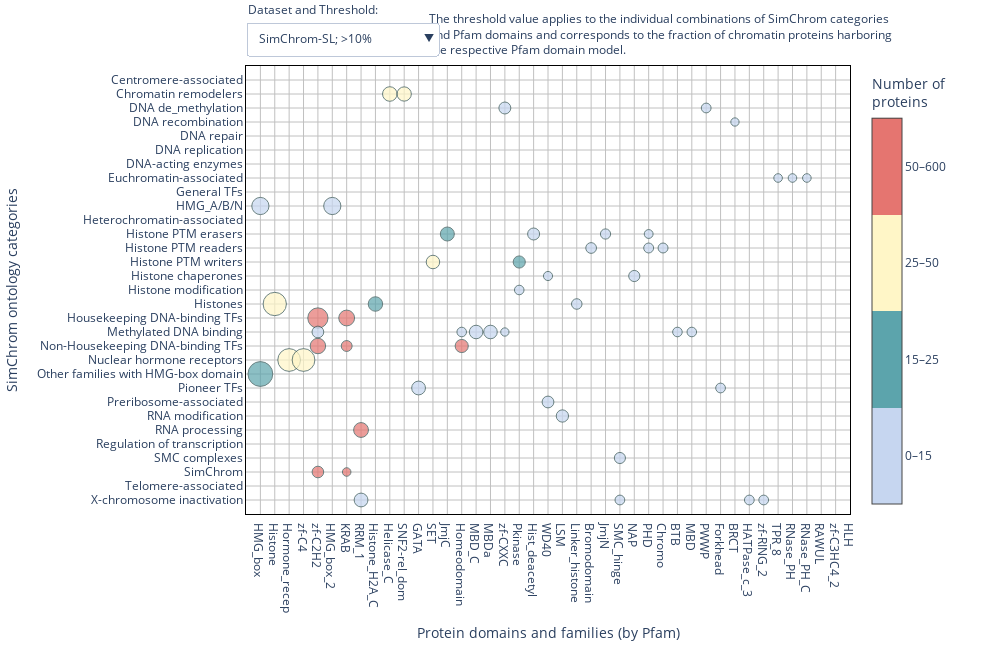

The notebook cell saved with this chart:
### Code cell
import numpy as np
import pandas as pd
import plotly.graph_objects as go

# Load data
df_perc_sl = pd.read_csv("simchrom_sl_domains_percent_0_1.csv", index_col=0).sort_index()
df_size_sl = pd.read_csv("simchrom_sl_domains_number_0_1.csv", index_col=0).sort_index()
df_perc = pd.read_csv("simchrom_domains_percent_0_1.csv", index_col=0).sort_index()
df_size = pd.read_csv("simchrom_domains_number_0_1.csv", index_col=0).sort_index()

column_order = (pd.DataFrame([df_perc.max(),df_perc_sl.max()])//5).T.sort_values([1,0],ascending=False).index

df_perc_sl = df_perc_sl[column_order]
df_size_sl = df_size_sl[column_order]
df_perc = df_perc[column_order]
df_size = df_size[column_order]

def map_color(val):
    if val < 15:
        return 0.2
    elif val < 25:
        return 0.3
    elif val < 50:
        return 0.6
    else:
        return 0.8
    
colorscale = [
    [0.0, "#c6d6f0"],
    [0.25, "#c6d6f0"],
    [0.25, "#5ca4ac"],
    [0.5, "#5ca4ac"],
    [0.5, "#fff6c7"],
    [0.75, "#fff6c7"],
    [0.75, "#e57570"],
    [1.0, "#e57570"],
]

def make_trace(df_perc, df_size, threshold):
    n_rows, n_cols = df_size.shape
    x, y = np.meshgrid(np.arange(n_cols), np.arange(n_rows))
    x = x.flatten()
    y = y.flatten()

    sizes = df_perc.values.flatten()
    colors = df_size.values.flatten()

    mask = sizes >= threshold
    x_all = x[mask]
    y_all = y[mask]
    sizes_all = sizes[mask]
    colors_all = colors[mask]
    color_cats = [map_color(val) for val in colors_all]

    return go.Scatter(
        x=x_all,
        y=y_all,
        text=[
            f"{percent:.1f}%, {num:n} proteins"
            for num, percent in zip(colors_all, sizes_all)
        ],
        name='',
        mode="markers",
        marker=dict(
            color=color_cats,
            colorscale=colorscale,
            cmin=0,
            cmax=1,
            colorbar=dict(
                tickvals=[i/4+1/8 for i in range(4)], 
                ticktext=["0–15","15–25","25–50","50–600"],
                title="Number of<br>proteins"
            ),
            size=sizes_all,
            opacity=0.7,
            sizemode="area",
            sizeref=0.3,
            line_width=1,
            line_color="DarkSlateGrey"
        ),
        showlegend=False,
        visible=False
    )

thresholds = [0.1, 5, 10]
data = []

# Create all traces
for df_p, df_s in [(df_perc, df_size), (df_perc_sl, df_size_sl)]:
    for th in thresholds:
        trace = make_trace(df_p, df_s, th)
        data.append(trace)

# Set default visible trace
data[-1].visible = True

# Dropdowns
n_thresholds = len(thresholds)
thresholds_max_x = [df_size.shape[1],(df_perc_sl.max()>=5).sum()+2,(df_perc_sl.max()>=10).sum()+2]*2
plot_sizes = [1600,1200,1000]*2



    
buttons = []

for i, (ds_label, ds_idx) in enumerate(zip(['SimChrom']*n_thresholds+['SimChrom-SL']*n_thresholds, [0]*n_thresholds+[1]*n_thresholds)):
    th = thresholds[i % 3]
    max_x = thresholds_max_x[i]
    vis = [False] * len(data)
    vis[i] = True
    
    buttons.append(dict(
        label=f"{ds_label}; {'>'+str(th)+'%' if th != 0.1 else 'no threshold'}",
        method="update",
        args=[
            {"visible": vis},
            {"xaxis.range": [-1,max_x], "width":plot_sizes[i]},
        ]
        
    ))
    
    
# Figure
fig = go.Figure(data=data)
fig.update_layout(
    autosize=False,
    width=1000,
    height=650,
    xaxis=dict(
        title="Protein domains and families (by Pfam)",
        tickmode="array",
        tickvals=np.arange(df_size.shape[1]),
        ticktext=df_size.columns,
        gridcolor="silver",
        range=[-1, thresholds_max_x[-1]],
        zeroline=False,
        linewidth=1,
        linecolor="black",
        showline=True,
        mirror=True,
    ),
    yaxis=dict(
        title="SimChrom ontology categories",
        tickmode="array",
        tickvals=np.arange(df_size.shape[0]),
        ticktext=df_size.index,
        gridcolor="silver",
        range=[df_size.shape[0], -1],
        zeroline=False,
        linewidth=1,
        linecolor="black",
        showline=True,
        mirror=True,
    ),
    margin=dict(r=150, t=50),
    plot_bgcolor="white",
    dragmode=False,
    updatemenus=[
        dict(
            buttons=buttons,
            direction="down",
            active=len(buttons) - 1,
            x=0.00,
            y=1.12,
            showactive=True,
            pad={"r": 10, "t": 10},
            xanchor="left",
            yanchor="top",
        ),
        # dict(
        #     buttons=buttons_threshold,
        #     direction="down",
        #     x=0.25,
        #     y=1.15,
        #     showactive=True,
        #     pad={"r": 10, "t": 10},
        #     xanchor="left",
        #     yanchor="top",
        # ),
    ],
    annotations=[
        dict(text="Dataset and Threshold:", x=0, y=1.15, xref="paper", yref="paper", showarrow=False),
        dict(text="The threshold value applies to the individual combinations of SimChrom categories <br>and Pfam domains and corresponds to the fraction of chromatin proteins harboring <br>the respective Pfam domain model.",
             x=0.3, y=1.13, xref="paper", yref="paper", showarrow=False,align="left"),
        
    ]
)


js_snippet = '''
var plot = $('#SHvsPfam_plot');
plot.on('plotly_click', function(data){
    var pts = '';
    var point = data.points[0];
    console.log(plot.layout.xaxis.ticktext[point.x]);
    console.log(plot.layout.yaxis.ticktext[point.y]);
});
'''
config = {
    'scrollZoom': False,  # Disable scroll to zoom
    'modeBarButtonsToRemove': ['zoom2d'],
    'displayModeBar': False,  # Hide the mode bar (toolbar)
    'doubleClick': False,  # Disable double click to reset zoom
    'editable': False,  # Disable edits like moving title and axes
    'staticPlot': False  # Disable all interactivity (makes the plot static)
}

fig.write_html("SHvsPfam_plot.html", full_html=False,div_id='SHvsPfam_plot',include_plotlyjs='js/plotly-2.35.2.min.js',config=config)


fig.show()

### Figure 1 — Plotly figure (JSON) as saved in the notebook; plotly's stock layout.template omitted (floating-point values rounded to 4 significant figures; data arrays with more than 128 entries replaced by an {"elided": "..."} marker saying what was removed)
{"data": [{"marker": {"cmax": 1, "cmin": 0, "color": {"elided": "946 float values"}, "colorbar": {"ticktext": ["0–15", "15–25", "25–50", "50–600"], "tickvals": [0.125, 0.375, 0.625, 0.875], "title": {"text": "Number of<br>proteins"}}, "colorscale": [[0, "#c6d6f0"], [0.25, "#c6d6f0"], [0.25, "#5ca4ac"], [0.5, "#5ca4ac"], [0.5, "#fff6c7"], [0.75, "#fff6c7"], [0.75, "#e57570"], [1, "#e57570"]], "line": {"color": "DarkSlateGrey", "width": 1}, "opacity": 0.7, "size": {"elided": "946 float values"}, "sizemode": "area", "sizeref": 0.3}, "mode": "markers", "name": "", "showlegend": false, "text": {"elided": "946 str values"}, "type": "scatter", "visible": false, "x": {"elided": "946 int values"}, "y": {"elided": "946 int values"}}, {"marker": {"cmax": 1, "cmin": 0, "color": [0.2, 0.6, 0.6, 0.2, 0.2, 0.2, 0.2, 0.2, 0.2, 0.2, 0.2, 0.2, 0.3, 0.2, 0.2, 0.6, 0.6, 0.3, 0.2, 0.2, 0.2, 0.2, 0.2, 0.2, 0.2, 0.2, 0.2, 0.2, 0.2, 0.2, 0.2, 0.2, 0.3, 0.2, 0.2, 0.2, 0.2, 0.2, 0.2, 0.2, 0.2, 0.2, 0.2, 0.2, 0.2, 0.2, 0.3, 0.3, 0.2, 0.2, 0.6, 0.3, 0.2, 0.2, 0.2, 0.2, 0.2, 0.2, 0.2, 0.6, 0.3, 0.6, 0.3, 0.6, 0.3, 0.2, 0.8, 0.8, 0.6, 0.6, 0.6, 0.6, 0.2, 0.2, 0.2, 0.2, 0.2, 0.2, 0.2, 0.2, 0.8, 0.8, 0.8, 0.8, 0.6, 0.6, 0.2, 0.2, 0.6, 0.2, 0.2, 0.2, 0.2, 0.2, 0.2, 0.2, 0.2, 0.8, 0.3, 0.3, 0.8, 0.8, 0.8, 0.8, 0.8, 0.2, 0.8, 0.8, 0.8, 0.2, 0.2, 0.2, 0.2, 0.2, 0.2, 0.2, 0.2, 0.2, 0.2, 0.2, 0.2], "colorbar": {"ticktext": ["0–15", "15–25", "25–50", "50–600"], "tickvals": [0.125, 0.375, 0.625, 0.875], "title": {"text": "Number of<br>proteins"}}, "colorscale": [[0, "#c6d6f0"], [0.25, "#c6d6f0"], [0.25, "#5ca4ac"], [0.5, "#5ca4ac"], [0.5, "#fff6c7"], [0.75, "#fff6c7"], [0.75, "#e57570"], [1, "#e57570"]], "line": {"color": "DarkSlateGrey", "width": 1}, "opacity": 0.7, "size": [5.195, 29.73, 28.83, 9.91, 10.81, 8.108, 21.43, 14.29, 7.143, 5.479, 6.849, 8.219, 5.405, 5.556, 5.051, 19.52, 12.75, 5.976, 6.122, 8.163, 6.78, 5.085, 44.44, 44.44, 6.944, 6.944, 6.944, 5.556, 9.722, 12.5, 5.556, 5.556, 28.85, 21.15, 15.38, 11.54, 7.692, 5.769, 7.692, 5.769, 5.769, 9.615, 5.769, 5.769, 7.692, 6.796, 15.53, 16.5, 13.59, 7.767, 26.53, 21.43, 6.122, 9.184, 6.122, 5.102, 7.143, 12.5, 18.75, 12.7, 8.333, 12.3, 7.54, 81.48, 31.48, 16.67, 58.09, 34.74, 5.699, 6.25, 7.169, 7.353, 17.65, 11.76, 23.53, 23.53, 17.65, 5.882, 11.76, 11.76, 33.37, 16.2, 24.3, 9.19, 77.97, 77.97, 6.78, 5.085, 92.59, 7.407, 28.57, 9.524, 14.29, 9.524, 19.18, 14.81, 18.52, 30.26, 8.333, 7.895, 39.49, 21.55, 13.94, 6.671, 5.337, 18.52, 20.17, 10.96, 7.059, 14.29, 7.143, 7.143, 7.143, 7.143, 7.143, 7.143, 7.143, 14.29, 14.29, 7.143, 7.143], "sizemode": "area", "sizeref": 0.3}, "mode": "markers", "name": "", "showlegend": false, "text": ["5.2%, 12 proteins", "29.7%, 33 proteins", "28.8%, 32 proteins", "9.9%, 11 proteins", "10.8%, 12 proteins", "8.1%, 9 proteins", "21.4%, 3 proteins", "14.3%, 2 proteins", "7.1%, 1 proteins", "5.5%, 4 proteins", "6.8%, 5 proteins", "8.2%, 6 proteins", "5.4%, 18 proteins", "5.6%, 11 proteins", "5.1%, 10 proteins", "19.5%, 49 proteins", "12.7%, 32 proteins", "6.0%, 15 proteins", "6.1%, 3 proteins", "8.2%, 4 proteins", "6.8%, 4 proteins", "5.1%, 3 proteins", "44.4%, 4 proteins", "44.4%, 4 proteins", "6.9%, 5 proteins", "6.9%, 5 proteins", "6.9%, 5 proteins", "5.6%, 4 proteins", "9.7%, 7 proteins", "12.5%, 9 proteins", "5.6%, 4 proteins", "5.6%, 4 proteins", "28.8%, 15 proteins", "21.2%, 11 proteins", "15.4%, 8 proteins", "11.5%, 6 proteins", "7.7%, 4 proteins", "5.8%, 3 proteins", "7.7%, 4 proteins", "5.8%, 3 proteins", "5.8%, 3 proteins", "9.6%, 5 proteins", "5.8%, 3 proteins", "5.8%, 3 proteins", "7.7%, 4 proteins", "6.8%, 7 proteins", "15.5%, 16 proteins", "16.5%, 17 proteins", "13.6%, 14 proteins", "7.8%, 8 proteins", "26.5%, 26 proteins", "21.4%, 21 proteins", "6.1%, 6 proteins", "9.2%, 9 proteins", "6.1%, 6 proteins", "5.1%, 5 proteins", "7.1%, 7 proteins", "12.5%, 4 proteins", "18.8%, 6 proteins", "12.7%, 32 proteins", "8.3%, 21 proteins", "12.3%, 31 proteins", "7.5%, 19 proteins", "81.5%, 44 proteins", "31.5%, 17 proteins", "16.7%, 9 proteins", "58.1%, 316 proteins", "34.7%, 189 proteins", "5.7%, 31 proteins", "6.2%, 34 proteins", "7.2%, 39 proteins", "7.4%, 40 proteins", "17.6%, 6 proteins", "11.8%, 4 proteins", "23.5%, 8 proteins", "23.5%, 8 proteins", "17.6%, 6 proteins", "5.9%, 2 proteins", "11.8%, 4 proteins", "11.8%, 4 proteins", "33.4%, 276 proteins", "16.2%, 134 proteins", "24.3%, 201 proteins", "9.2%, 76 proteins", "78.0%, 46 proteins", "78.0%, 46 proteins", "6.8%, 4 proteins", "5.1%, 3 proteins", "92.6%, 25 proteins", "7.4%, 2 proteins", "28.6%, 6 proteins", "9.5%, 2 proteins", "14.3%, 3 proteins", "9.5%, 2 proteins", "19.2%, 14 proteins", "14.8%, 4 proteins", "18.5%, 5 proteins", "30.3%, 69 proteins", "8.3%, 19 proteins", "7.9%, 18 proteins", "39.5%, 592 proteins", "21.5%, 323 proteins", "13.9%, 209 proteins", "6.7%, 100 proteins", "5.3%, 80 proteins", "18.5%, 5 proteins", "20.2%, 600 proteins", "11.0%, 326 proteins", "7.1%, 210 proteins", "14.3%, 2 proteins", "7.1%, 1 proteins", "7.1%, 1 proteins", "7.1%, 1 proteins", "7.1%, 1 proteins", "7.1%, 1 proteins", "7.1%, 1 proteins", "7.1%, 1 proteins", "14.3%, 2 proteins", "14.3%, 2 proteins", "7.1%, 1 proteins", "7.1%, 1 proteins"], "type": "scatter", "visible": false, "x": [47, 9, 10, 23, 27, 28, 17, 31, 46, 9, 33, 70, 9, 9, 72, 9, 10, 42, 27, 41, 20, 23, 0, 5, 4, 9, 10, 12, 27, 28, 30, 39, 13, 19, 24, 27, 52, 53, 54, 55, 56, 57, 58, 59, 60, 13, 23, 27, 28, 31, 12, 18, 23, 27, 49, 50, 51, 20, 26, 12, 13, 18, 27, 1, 8, 22, 4, 6, 29, 43, 44, 45, 4, 14, 15, 16, 17, 20, 29, 30, 4, 6, 14, 41, 2, 3, 41, 48, 0, 5, 11, 14, 32, 41, 20, 7, 21, 7, 9, 42, 4, 6, 14, 41, 44, 25, 4, 6, 14, 7, 13, 24, 25, 28, 33, 34, 35, 39, 40, 52, 71], "y": [0, 1, 1, 1, 1, 1, 2, 2, 2, 3, 3, 3, 4, 5, 5, 6, 6, 6, 7, 7, 8, 8, 9, 9, 10, 10, 10, 10, 10, 10, 10, 10, 11, 11, 11, 11, 11, 11, 11, 11, 11, 11, 11, 11, 11, 12, 12, 12, 12, 12, 13, 13, 13, 13, 13, 13, 13, 14, 14, 15, 15, 15, 15, 16, 16, 16, 17, 17, 17, 17, 17, 17, 18, 18, 18, 18, 18, 18, 18, 18, 19, 19, 19, 19, 20, 20, 20, 20, 21, 21, 22, 22, 22, 22, 23, 24, 24, 25, 25, 25, 26, 26, 26, 26, 26, 27, 28, 28, 28, 30, 30, 30, 30, 30, 30, 30, 30, 30, 30, 30, 30]}, {"marker": {"cmax": 1, "cmin": 0, "color": [0.6, 0.6, 0.2, 0.2, 0.2, 0.6, 0.6, 0.2, 0.2, 0.2, 0.3, 0.2, 0.2, 0.2, 0.3, 0.3, 0.2, 0.6, 0.3, 0.2, 0.2, 0.6, 0.6, 0.6, 0.3, 0.2, 0.8, 0.8, 0.2, 0.2, 0.2, 0.2, 0.2, 0.2, 0.2, 0.8, 0.8, 0.8, 0.6, 0.6, 0.6, 0.2, 0.2, 0.2, 0.2, 0.2, 0.8, 0.8, 0.8, 0.8, 0.2, 0.8, 0.8, 0.2, 0.2, 0.2], "colorbar": {"ticktext": ["0–15", "15–25", "25–50", "50–600"], "tickvals": [0.125, 0.375, 0.625, 0.875], "title": {"text": "Number of<br>proteins"}}, "colorscale": [[0, "#c6d6f0"], [0.25, "#c6d6f0"], [0.25, "#5ca4ac"], [0.5, "#5ca4ac"], [0.5, "#fff6c7"], [0.75, "#fff6c7"], [0.75, "#e57570"], [1, "#e57570"]], "line": {"color": "DarkSlateGrey", "width": 1}, "opacity": 0.7, "size": [29.73, 28.83, 10.81, 21.43, 14.29, 19.52, 12.75, 44.44, 44.44, 12.5, 28.85, 21.15, 15.38, 11.54, 15.53, 16.5, 13.59, 26.53, 21.43, 12.5, 18.75, 12.7, 12.3, 81.48, 31.48, 16.67, 58.09, 34.74, 17.65, 11.76, 23.53, 23.53, 17.65, 11.76, 11.76, 33.37, 16.2, 24.3, 77.97, 77.97, 92.59, 28.57, 14.29, 19.18, 14.81, 18.52, 30.26, 39.49, 21.55, 13.94, 18.52, 20.17, 10.96, 14.29, 14.29, 14.29], "sizemode": "area", "sizeref": 0.3}, "mode": "markers", "name": "", "showlegend": false, "text": ["29.7%, 33 proteins", "28.8%, 32 proteins", "10.8%, 12 proteins", "21.4%, 3 proteins", "14.3%, 2 proteins", "19.5%, 49 proteins", "12.7%, 32 proteins", "44.4%, 4 proteins", "44.4%, 4 proteins", "12.5%, 9 proteins", "28.8%, 15 proteins", "21.2%, 11 proteins", "15.4%, 8 proteins", "11.5%, 6 proteins", "15.5%, 16 proteins", "16.5%, 17 proteins", "13.6%, 14 proteins", "26.5%, 26 proteins", "21.4%, 21 proteins", "12.5%, 4 proteins", "18.8%, 6 proteins", "12.7%, 32 proteins", "12.3%, 31 proteins", "81.5%, 44 proteins", "31.5%, 17 proteins", "16.7%, 9 proteins", "58.1%, 316 proteins", "34.7%, 189 proteins", "17.6%, 6 proteins", "11.8%, 4 proteins", "23.5%, 8 proteins", "23.5%, 8 proteins", "17.6%, 6 proteins", "11.8%, 4 proteins", "11.8%, 4 proteins", "33.4%, 276 proteins", "16.2%, 134 proteins", "24.3%, 201 proteins", "78.0%, 46 proteins", "78.0%, 46 proteins", "92.6%, 25 proteins", "28.6%, 6 proteins", "14.3%, 3 proteins", "19.2%, 14 proteins", "14.8%, 4 proteins", "18.5%, 5 proteins", "30.3%, 69 proteins", "39.5%, 592 proteins", "21.5%, 323 proteins", "13.9%, 209 proteins", "18.5%, 5 proteins", "20.2%, 600 proteins", "11.0%, 326 proteins", "14.3%, 2 proteins", "14.3%, 2 proteins", "14.3%, 2 proteins"], "type": "scatter", "visible": false, "x": [9, 10, 27, 17, 31, 9, 10, 0, 5, 28, 13, 19, 24, 27, 23, 27, 28, 12, 18, 20, 26, 12, 18, 1, 8, 22, 4, 6, 4, 14, 15, 16, 17, 29, 30, 4, 6, 14, 2, 3, 0, 11, 32, 20, 7, 21, 7, 4, 6, 14, 25, 4, 6, 7, 39, 40], "y": [1, 1, 1, 2, 2, 6, 6, 9, 9, 10, 11, 11, 11, 11, 12, 12, 12, 13, 13, 14, 14, 15, 15, 16, 16, 16, 17, 17, 18, 18, 18, 18, 18, 18, 18, 19, 19, 19, 20, 20, 21, 22, 22, 23, 24, 24, 25, 26, 26, 26, 27, 28, 28, 30, 30, 30]}, {"marker": {"cmax": 1, "cmin": 0, "color": {"elided": "611 float values"}, "colorbar": {"ticktext": ["0–15", "15–25", "25–50", "50–600"], "tickvals": [0.125, 0.375, 0.625, 0.875], "title": {"text": "Number of<br>proteins"}}, "colorscale": [[0, "#c6d6f0"], [0.25, "#c6d6f0"], [0.25, "#5ca4ac"], [0.5, "#5ca4ac"], [0.5, "#fff6c7"], [0.75, "#fff6c7"], [0.75, "#e57570"], [1, "#e57570"]], "line": {"color": "DarkSlateGrey", "width": 1}, "opacity": 0.7, "size": {"elided": "611 float values"}, "sizemode": "area", "sizeref": 0.3}, "mode": "markers", "name": "", "showlegend": false, "text": {"elided": "611 str values"}, "type": "scatter", "visible": false, "x": {"elided": "611 int values"}, "y": {"elided": "611 int values"}}, {"marker": {"cmax": 1, "cmin": 0, "color": [0.2, 0.2, 0.2, 0.6, 0.6, 0.2, 0.2, 0.2, 0.2, 0.2, 0.2, 0.2, 0.2, 0.2, 0.2, 0.2, 0.2, 0.2, 0.3, 0.3, 0.2, 0.2, 0.2, 0.2, 0.2, 0.2, 0.2, 0.2, 0.2, 0.2, 0.2, 0.2, 0.2, 0.2, 0.3, 0.2, 0.2, 0.2, 0.2, 0.2, 0.2, 0.2, 0.2, 0.2, 0.2, 0.2, 0.2, 0.2, 0.2, 0.2, 0.2, 0.6, 0.3, 0.2, 0.2, 0.2, 0.2, 0.2, 0.2, 0.2, 0.2, 0.2, 0.2, 0.2, 0.2, 0.2, 0.2, 0.2, 0.2, 0.2, 0.2, 0.6, 0.3, 0.2, 0.8, 0.8, 0.6, 0.6, 0.6, 0.6, 0.2, 0.2, 0.2, 0.2, 0.2, 0.2, 0.2, 0.2, 0.8, 0.8, 0.8, 0.8, 0.6, 0.6, 0.6, 0.2, 0.2, 0.3, 0.2, 0.2, 0.2, 0.2, 0.2, 0.2, 0.2, 0.2, 0.8, 0.3, 0.3, 0.2, 0.2, 0.8, 0.8, 0.8, 0.2, 0.2, 0.2, 0.2, 0.2], "colorbar": {"ticktext": ["0–15", "15–25", "25–50", "50–600"], "tickvals": [0.125, 0.375, 0.625, 0.875], "title": {"text": "Number of<br>proteins"}}, "colorscale": [[0, "#c6d6f0"], [0.25, "#c6d6f0"], [0.25, "#5ca4ac"], [0.5, "#5ca4ac"], [0.5, "#fff6c7"], [0.75, "#fff6c7"], [0.75, "#e57570"], [1, "#e57570"]], "line": {"color": "DarkSlateGrey", "width": 1}, "opacity": 0.7, "size": [5.839, 6.569, 8.759, 31.82, 30.68, 5.682, 5.682, 7.955, 6.818, 5.682, 5.682, 21.43, 14.29, 7.143, 10.34, 7.778, 5.556, 5.97, 9.091, 8.021, 5.882, 5.556, 5.556, 5.556, 11.11, 11.11, 11.11, 5.556, 5.556, 7.018, 44.44, 44.44, 9.524, 9.524, 29.41, 21.57, 15.69, 11.76, 7.843, 5.882, 7.843, 5.882, 5.882, 9.804, 5.882, 5.882, 7.843, 17.28, 14.81, 14.81, 8.642, 27.37, 22.11, 5.263, 8.421, 6.316, 5.263, 7.368, 12.5, 18.75, 5.479, 6.849, 5.479, 13.7, 6.849, 6.849, 5.479, 5.479, 8.219, 8.219, 6.849, 81.48, 31.48, 16.67, 61.63, 37.57, 5.368, 6.759, 7.555, 7.952, 20.69, 13.79, 27.59, 27.59, 10.34, 6.897, 13.79, 13.79, 35.87, 17.73, 25.87, 9.733, 5.333, 77.59, 77.59, 6.897, 5.172, 92.31, 7.692, 28.57, 9.524, 14.29, 9.524, 20.9, 9.091, 22.73, 32.98, 8.511, 8.511, 8.197, 18.52, 20.17, 10.96, 7.059, 5.797, 28.57, 14.29, 14.29, 14.29], "sizemode": "area", "sizeref": 0.3}, "mode": "markers", "name": "", "showlegend": false, "text": ["5.8%, 8 proteins", "6.6%, 9 proteins", "8.8%, 12 proteins", "31.8%, 28 proteins", "30.7%, 27 proteins", "5.7%, 5 proteins", "5.7%, 5 proteins", "8.0%, 7 proteins", "6.8%, 6 proteins", "5.7%, 5 proteins", "5.7%, 5 proteins", "21.4%, 3 proteins", "14.3%, 2 proteins", "7.1%, 1 proteins", "10.3%, 3 proteins", "7.8%, 7 proteins", "5.6%, 5 proteins", "6.0%, 4 proteins", "9.1%, 17 proteins", "8.0%, 15 proteins", "5.9%, 11 proteins", "5.6%, 1 proteins", "5.6%, 1 proteins", "5.6%, 1 proteins", "11.1%, 2 proteins", "11.1%, 2 proteins", "11.1%, 2 proteins", "5.6%, 1 proteins", "5.6%, 1 proteins", "7.0%, 4 proteins", "44.4%, 4 proteins", "44.4%, 4 proteins", "9.5%, 2 proteins", "9.5%, 2 proteins", "29.4%, 15 proteins", "21.6%, 11 proteins", "15.7%, 8 proteins", "11.8%, 6 proteins", "7.8%, 4 proteins", "5.9%, 3 proteins", "7.8%, 4 proteins", "5.9%, 3 proteins", "5.9%, 3 proteins", "9.8%, 5 proteins", "5.9%, 3 proteins", "5.9%, 3 proteins", "7.8%, 4 proteins", "17.3%, 14 proteins", "14.8%, 12 proteins", "14.8%, 12 proteins", "8.6%, 7 proteins", "27.4%, 26 proteins", "22.1%, 21 proteins", "5.3%, 5 proteins", "8.4%, 8 proteins", "6.3%, 6 proteins", "5.3%, 5 proteins", "7.4%, 7 proteins", "12.5%, 4 proteins", "18.8%, 6 proteins", "5.5%, 4 proteins", "6.8%, 5 proteins", "5.5%, 4 proteins", "13.7%, 10 proteins", "6.8%, 5 proteins", "6.8%, 5 proteins", "5.5%, 4 proteins", "5.5%, 4 proteins", "8.2%, 6 proteins", "8.2%, 6 proteins", "6.8%, 5 proteins", "81.5%, 44 proteins", "31.5%, 17 proteins", "16.7%, 9 proteins", "61.6%, 310 proteins", "37.6%, 189 proteins", "5.4%, 27 proteins", "6.8%, 34 proteins", "7.6%, 38 proteins", "8.0%, 40 proteins", "20.7%, 6 proteins", "13.8%, 4 proteins", "27.6%, 8 proteins", "27.6%, 8 proteins", "10.3%, 3 proteins", "6.9%, 2 proteins", "13.8%, 4 proteins", "13.8%, 4 proteins", "35.9%, 269 proteins", "17.7%, 133 proteins", "25.9%, 194 proteins", "9.7%, 73 proteins", "5.3%, 40 proteins", "77.6%, 45 proteins", "77.6%, 45 proteins", "6.9%, 4 proteins", "5.2%, 3 proteins", "92.3%, 24 proteins", "7.7%, 2 proteins", "28.6%, 6 proteins", "9.5%, 2 proteins", "14.3%, 3 proteins", "9.5%, 2 proteins", "20.9%, 14 proteins", "9.1%, 2 proteins", "22.7%, 5 proteins", "33.0%, 62 proteins", "8.5%, 16 proteins", "8.5%, 16 proteins", "8.2%, 5 proteins", "18.5%, 5 proteins", "20.2%, 600 proteins", "11.0%, 326 proteins", "7.1%, 210 proteins", "5.8%, 4 proteins", "28.6%, 2 proteins", "14.3%, 1 proteins", "14.3%, 1 proteins", "14.3%, 1 proteins"], "type": "scatter", "visible": false, "x": [18, 20, 47, 9, 10, 11, 23, 27, 28, 62, 63, 17, 31, 46, 33, 59, 69, 20, 9, 42, 61, 7, 20, 31, 36, 37, 38, 41, 64, 20, 0, 5, 39, 40, 13, 19, 24, 27, 52, 53, 54, 55, 56, 57, 58, 59, 60, 23, 27, 28, 31, 12, 18, 23, 27, 49, 50, 51, 20, 26, 4, 12, 13, 18, 55, 56, 63, 65, 66, 67, 68, 1, 8, 22, 4, 6, 29, 43, 44, 45, 4, 14, 15, 16, 17, 20, 29, 30, 4, 6, 14, 41, 44, 2, 3, 41, 48, 0, 5, 11, 14, 32, 41, 20, 7, 21, 7, 9, 42, 20, 25, 4, 6, 14, 20, 7, 25, 34, 35], "y": [0, 0, 0, 1, 1, 1, 1, 1, 1, 1, 1, 2, 2, 2, 3, 4, 4, 5, 6, 6, 6, 7, 7, 7, 7, 7, 7, 7, 7, 8, 9, 9, 10, 10, 11, 11, 11, 11, 11, 11, 11, 11, 11, 11, 11, 11, 11, 12, 12, 12, 12, 13, 13, 13, 13, 13, 13, 13, 14, 14, 15, 15, 15, 15, 15, 15, 15, 15, 15, 15, 15, 16, 16, 16, 17, 17, 17, 17, 17, 17, 18, 18, 18, 18, 18, 18, 18, 18, 19, 19, 19, 19, 19, 20, 20, 20, 20, 21, 21, 22, 22, 22, 22, 23, 24, 24, 25, 25, 25, 26, 27, 28, 28, 28, 29, 30, 30, 30, 30]}, {"marker": {"cmax": 1, "cmin": 0, "color": [0.6, 0.6, 0.2, 0.2, 0.2, 0.2, 0.2, 0.2, 0.2, 0.2, 0.3, 0.2, 0.2, 0.2, 0.2, 0.2, 0.2, 0.6, 0.3, 0.2, 0.2, 0.2, 0.6, 0.3, 0.2, 0.8, 0.8, 0.2, 0.2, 0.2, 0.2, 0.2, 0.2, 0.2, 0.8, 0.8, 0.8, 0.6, 0.6, 0.3, 0.2, 0.2, 0.2, 0.2, 0.8, 0.2, 0.8, 0.8, 0.2, 0.2, 0.2, 0.2], "colorbar": {"ticktext": ["0–15", "15–25", "25–50", "50–600"], "tickvals": [0.125, 0.375, 0.625, 0.875], "title": {"text": "Number of<br>proteins"}}, "colorscale": [[0, "#c6d6f0"], [0.25, "#c6d6f0"], [0.25, "#5ca4ac"], [0.5, "#5ca4ac"], [0.5, "#fff6c7"], [0.75, "#fff6c7"], [0.75, "#e57570"], [1, "#e57570"]], "line": {"color": "DarkSlateGrey", "width": 1}, "opacity": 0.7, "size": [31.82, 30.68, 21.43, 14.29, 10.34, 11.11, 11.11, 11.11, 44.44, 44.44, 29.41, 21.57, 15.69, 11.76, 17.28, 14.81, 14.81, 27.37, 22.11, 12.5, 18.75, 13.7, 81.48, 31.48, 16.67, 61.63, 37.57, 20.69, 13.79, 27.59, 27.59, 10.34, 13.79, 13.79, 35.87, 17.73, 25.87, 77.59, 77.59, 92.31, 28.57, 14.29, 20.9, 22.73, 32.98, 18.52, 20.17, 10.96, 28.57, 14.29, 14.29, 14.29], "sizemode": "area", "sizeref": 0.3}, "mode": "markers", "name": "", "showlegend": false, "text": ["31.8%, 28 proteins", "30.7%, 27 proteins", "21.4%, 3 proteins", "14.3%, 2 proteins", "10.3%, 3 proteins", "11.1%, 2 proteins", "11.1%, 2 proteins", "11.1%, 2 proteins", "44.4%, 4 proteins", "44.4%, 4 proteins", "29.4%, 15 proteins", "21.6%, 11 proteins", "15.7%, 8 proteins", "11.8%, 6 proteins", "17.3%, 14 proteins", "14.8%, 12 proteins", "14.8%, 12 proteins", "27.4%, 26 proteins", "22.1%, 21 proteins", "12.5%, 4 proteins", "18.8%, 6 proteins", "13.7%, 10 proteins", "81.5%, 44 proteins", "31.5%, 17 proteins", "16.7%, 9 proteins", "61.6%, 310 proteins", "37.6%, 189 proteins", "20.7%, 6 proteins", "13.8%, 4 proteins", "27.6%, 8 proteins", "27.6%, 8 proteins", "10.3%, 3 proteins", "13.8%, 4 proteins", "13.8%, 4 proteins", "35.9%, 269 proteins", "17.7%, 133 proteins", "25.9%, 194 proteins", "77.6%, 45 proteins", "77.6%, 45 proteins", "92.3%, 24 proteins", "28.6%, 6 proteins", "14.3%, 3 proteins", "20.9%, 14 proteins", "22.7%, 5 proteins", "33.0%, 62 proteins", "18.5%, 5 proteins", "20.2%, 600 proteins", "11.0%, 326 proteins", "28.6%, 2 proteins", "14.3%, 1 proteins", "14.3%, 1 proteins", "14.3%, 1 proteins"], "type": "scatter", "visible": true, "x": [9, 10, 17, 31, 33, 36, 37, 38, 0, 5, 13, 19, 24, 27, 23, 27, 28, 12, 18, 20, 26, 18, 1, 8, 22, 4, 6, 4, 14, 15, 16, 17, 29, 30, 4, 6, 14, 2, 3, 0, 11, 32, 20, 21, 7, 25, 4, 6, 7, 25, 34, 35], "y": [1, 1, 2, 2, 3, 7, 7, 7, 9, 9, 11, 11, 11, 11, 12, 12, 12, 13, 13, 14, 14, 15, 16, 16, 16, 17, 17, 18, 18, 18, 18, 18, 18, 18, 19, 19, 19, 20, 20, 21, 22, 22, 23, 24, 25, 27, 28, 28, 30, 30, 30, 30]}], "layout": {"annotations": [{"showarrow": false, "text": "Dataset and Threshold:", "x": 0, "xref": "paper", "y": 1.15, "yref": "paper"}, {"align": "left", "showarrow": false, "text": "The threshold value applies to the individual combinations of SimChrom categories <br>and Pfam domains and corresponds to the fraction of chromatin proteins harboring <br>the respective Pfam domain model.", "x": 0.3, "xref": "paper", "y": 1.13, "yref": "paper"}], "autosize": false, "dragmode": false, "height": 650, "margin": {"r": 150, "t": 50}, "plot_bgcolor": "white", "updatemenus": [{"active": 5, "buttons": [{"args": [{"visible": [true, false, false, false, false, false]}, {"width": 1600, "xaxis.range": [-1, 140]}], "label": "SimChrom; no threshold", "method": "update"}, {"args": [{"visible": [false, true, false, false, false, false]}, {"width": 1200, "xaxis.range": [-1, 72]}], "label": "SimChrom; >5%", "method": "update"}, {"args": [{"visible": [false, false, true, false, false, false]}, {"width": 1000, "xaxis.range": [-1, 41]}], "label": "SimChrom; >10%", "method": "update"}, {"args": [{"visible": [false, false, false, true, false, false]}, {"width": 1600, "xaxis.range": [-1, 140]}], "label": "SimChrom-SL; no threshold", "method": "update"}, {"args": [{"visible": [false, false, false, false, true, false]}, {"width": 1200, "xaxis.range": [-1, 72]}], "label": "SimChrom-SL; >5%", "method": "update"}, {"args": [{"visible": [false, false, false, false, false, true]}, {"width": 1000, "xaxis.range": [-1, 41]}], "label": "SimChrom-SL; >10%", "method": "update"}], "direction": "down", "pad": {"r": 10, "t": 10}, "showactive": true, "x": 0, "xanchor": "left", "y": 1.12, "yanchor": "top"}], "width": 1000, "xaxis": {"gridcolor": "silver", "linecolor": "black", "linewidth": 1, "mirror": true, "range": [-1, 41], "showline": true, "tickmode": "array", "ticktext": {"elided": "140 str values"}, "tickvals": {"elided": "140 int values"}, "title": {"text": "Protein domains and families (by Pfam)"}, "type": "linear", "zeroline": false}, "yaxis": {"gridcolor": "silver", "linecolor": "black", "linewidth": 1, "mirror": true, "range": [31, -1], "showline": true, "tickmode": "array", "ticktext": ["Centromere-associated", "Chromatin remodelers", "DNA de_methylation", "DNA recombination", "DNA repair", "DNA replication", "DNA-acting enzymes", "Euchromatin-associated", "General TFs", "HMG_A/B/N", "Heterochromatin-associated", "Histone PTM erasers", "Histone PTM readers", "Histone PTM writers", "Histone chaperones", "Histone modification", "Histones", "Housekeeping DNA-binding TFs", "Methylated DNA binding", "Non-Housekeeping DNA-binding TFs", "Nuclear hormone receptors", "Other families with HMG-box domain", "Pioneer TFs", "Preribosome-associated", "RNA modification", "RNA processing", "Regulation of transcription", "SMC complexes", "SimChrom", "Telomere-associated", "X-chromosome inactivation"], "tickvals": [0, 1, 2, 3, 4, 5, 6, 7, 8, 9, 10, 11, 12, 13, 14, 15, 16, 17, 18, 19, 20, 21, 22, 23, 24, 25, 26, 27, 28, 29, 30], "title": {"text": "SimChrom ontology categories"}, "type": "linear", "zeroline": false}}}
